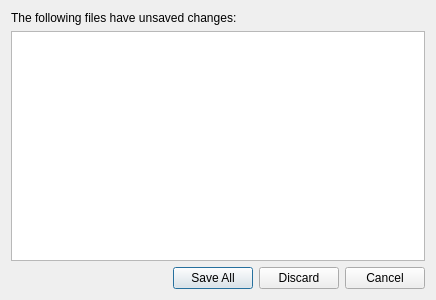
<?xml version="1.0" encoding="UTF-8"?>
<ui version="4.0">
 <class>GroupActionDialog</class>
 <widget class="QDialog" name="GroupActionDialog">
  <property name="geometry">
   <rect>
    <x>0</x>
    <y>0</y>
    <width>436</width>
    <height>300</height>
   </rect>
  </property>
  <property name="windowTitle">
   <string/>
  </property>
  <layout class="QVBoxLayout" name="verticalLayout">
   <item>
    <widget class="QLabel" name="label">
     <property name="text">
      <string>The following files have unsaved changes:</string>
     </property>
     <property name="wordWrap">
      <bool>true</bool>
     </property>
    </widget>
   </item>
   <item>
    <widget class="QListView" name="listView"/>
   </item>
   <item>
    <widget class="QDialogButtonBox" name="buttonBox">
     <property name="standardButtons">
      <set>QDialogButtonBox::Cancel|QDialogButtonBox::Discard|QDialogButtonBox::SaveAll</set>
     </property>
    </widget>
   </item>
  </layout>
 </widget>
 <resources/>
 <connections>
  <connection>
   <sender>buttonBox</sender>
   <signal>clicked(QAbstractButton*)</signal>
   <receiver>GroupActionDialog</receiver>
   <slot>finished(QAbstractButton*)</slot>
   <hints>
    <hint type="sourcelabel">
     <x>259</x>
     <y>271</y>
    </hint>
    <hint type="destinationlabel">
     <x>427</x>
     <y>187</y>
    </hint>
   </hints>
  </connection>
 </connections>
 <slots>
  <slot>finished(QAbstractButton*)</slot>
 </slots>
</ui>
